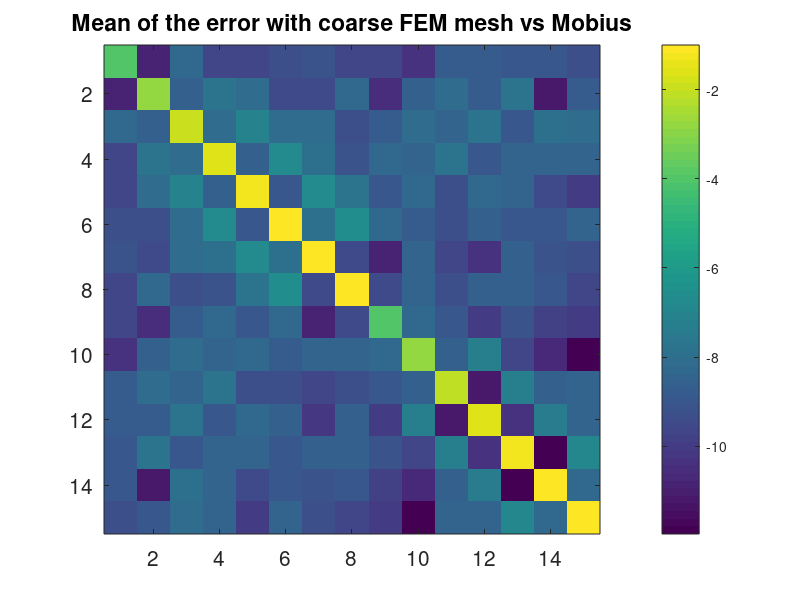
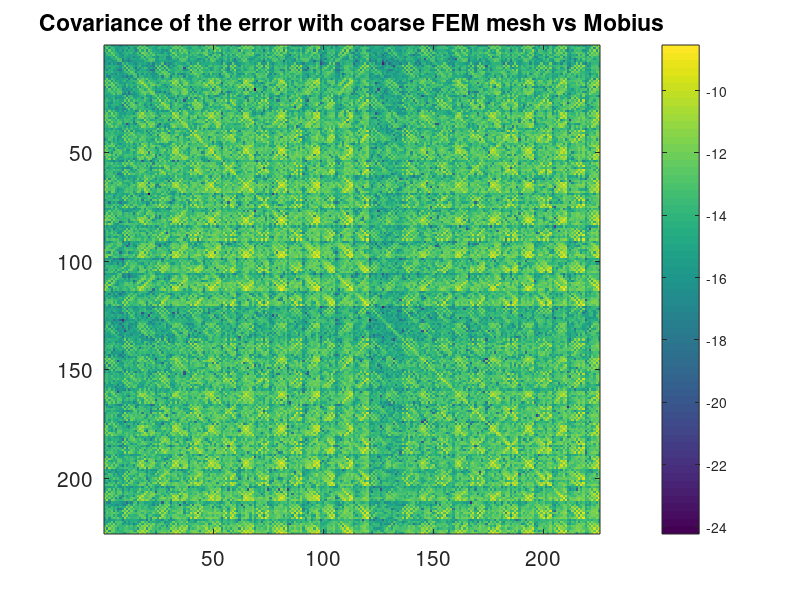

The MATLAB script that drew these images, in order:

clear all;
clc;


load CEM_data b_CEM%load the data computed by using CEM model
load Mobius_data b_mob


n_s=size(b_CEM,2);%number of samples
err=b_CEM-b_mob;%modeling error
err_mean=(1/n_s).*(sum(err,2));%modeling error mean 
err_c= err - (err_mean*ones(1,n_s));%centralizing the sample

err_cov=(1/(n_s-1)).*(err_c*err_c');%modeling error covariance
figure(3)
imagesc(reshape(log(abs(err_mean)),15,15))
colorbar;
title('Mean of the error with coarse FEM mesh vs Mobius')
set(gca,'FontSize',15)
figure(4)
imagesc(log(abs(err_cov)))
colorbar
title('Covariance of the error with coarse FEM mesh vs Mobius')
set(gca,'FontSize',15)
save Model_err_FEMcoarsevsMobius err_mean err_cov

